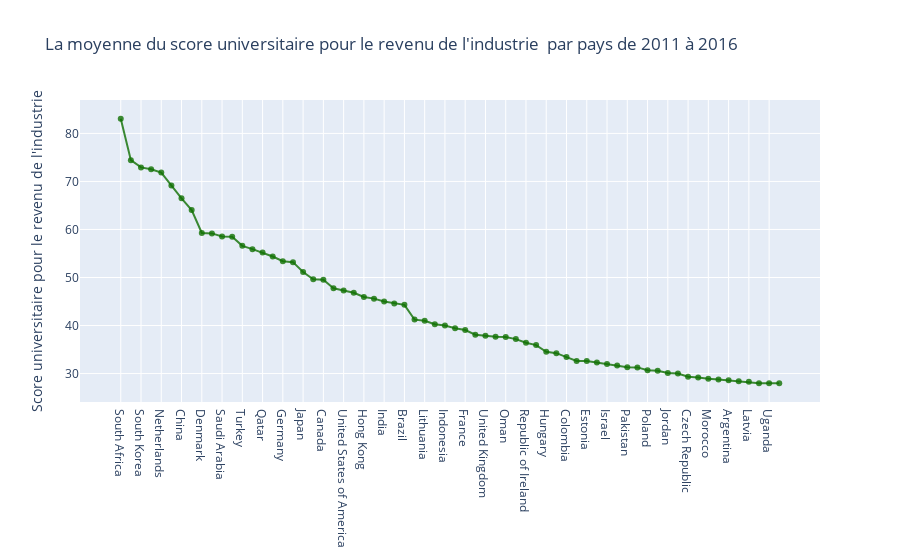

The code cell stored with this chart in its notebook:
### Code cell
x = df1.index
y = df1.income

# import graph objects as "go"
import plotly.graph_objs as go

# Création de la trame 1
trace = go.Scatter(
                    x = x,
                    y = y,
                    mode = "lines + markers",
                    name = "score",
                    marker = dict(color = 'rgba(16, 112, 2, 0.8)'),
                    text = df.university_name)

layout = dict(title = 'La moyenne du score universitaire pour le revenu de l\'industrie  par pays de 2011 à 2016',
              yaxis = dict(title = 'Score universitaire pour le revenu de l\'industrie')
             )

data = [trace]
fig = dict(data = data, layout = layout)
iplot(fig)

### Figure 1 — Plotly figure (JSON) as saved in the notebook; plotly's stock layout.template omitted (floating-point values rounded to 4 significant figures; data arrays with more than 128 entries replaced by an {"elided": "..."} marker saying what was removed)
{"data": [{"marker": {"color": "rgba(16, 112, 2, 0.8)"}, "mode": "lines+markers", "name": "score", "text": {"elided": "2178 str values"}, "type": "scatter", "x": ["South Africa", "Iran", "South Korea", "Belgium", "Netherlands", "Singapore", "China", "Iceland", "Denmark", "Taiwan", "Saudi Arabia", "Mexico", "Turkey", "Sweden", "Qatar", "Switzerland", "Germany", "Russian Federation", "Japan", "Australia", "Canada", "Thailand", "United States of America", "New Zealand", "Hong Kong", "Serbia", "India", "Finland", "Brazil", "Italy", "Lithuania", "Norway", "Indonesia", "Greece", "France", "Luxembourg", "United Kingdom", "Portugal", "Oman", "Spain", "Republic of Ireland", "Chile", "Hungary", "Macau", "Colombia", "Egypt", "Estonia", "Slovenia", "Israel", "United Arab Emirates", "Pakistan", "Malaysia", "Poland", "Slovakia", "Jordan", "Cyprus", "Czech Republic", "Nigeria", "Morocco", "Romania", "Argentina", "Ukraine", "Latvia", "Kenya", "Uganda", "Belarus"], "y": [83.04, 74.44, 72.92, 72.54, 71.84, 69.16, 66.49, 64.06, 59.28, 59.18, 58.55, 58.5, 56.59, 55.91, 55.2, 54.37, 53.39, 53.2, 51.15, 49.62, 49.55, 47.75, 47.28, 46.82, 45.95, 45.6, 45.0, 44.58, 44.3, 41.23, 41, 40.27, 40, 39.44, 39.07, 38.1, 37.85, 37.64, 37.6, 37.17, 36.41, 35.92, 34.53, 34.25, 33.42, 32.62, 32.6, 32.3, 31.97, 31.7, 31.3, 31.28, 30.68, 30.6, 30.1, 30, 29.33, 29.2, 28.9, 28.77, 28.6, 28.4, 28.3, 28, 28, 28]}], "layout": {"title": {"text": "La moyenne du score universitaire pour le revenu de l'industrie  par pays de 2011 à 2016"}, "yaxis": {"title": {"text": "Score universitaire pour le revenu de l'industrie"}}}}
